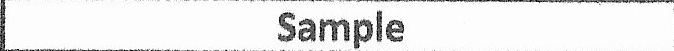
#> input picture resources/examples/example-table-cell-1-1.png, 674 x 51 px
$ python -i main.py   (imports and definitions only)
#> lines starting #> are read from the running program, lines starting #| are printed output that depends on the picture; after the words box and inside, x2 and y2 are one past the last pixel; in counts of white or black regions, pixels touching at a corner belong together
import cv2
import numpy as np
import pandas as pd
import pytesseract
from os import path
from collections import defaultdict


class ProcessScan:

    def __init__(self, file, ):
        self.file = file
        self.img = cv2.imread(file, 0)
#> self.img is the input picture: shape (51, 674); min 0, max 255, mean 237.3
        self.shape = self.img.shape
#> self.shape = (51, 674)
        self.column = 1
        self.data_dict = defaultdict(list)
        self.total_row = 1

    def ocr_pdf(self):

        # thresholding the image to a binary image
        thresh, img_bin = cv2.threshold(self.img, 128, 255, cv2.THRESH_BINARY | cv2.THRESH_OTSU)
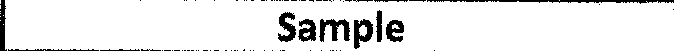
#> img_bin: shape (51, 674); 91.6% white; 75 black regions (62 under 20 px), largest, box (x1, y1, x2, y2) and area: (427, 0, 674, 4) 502, (319, 19, 350, 42) 383, (354, 19, 373, 49) 337
#> thresh = 169

        # inverting the image
        img_bin = 255 - img_bin
        cv2.imwrite('./data/cv_inverted.png', img_bin)

        # countcol(width) of kernel as 100th of total width
        kernel_len = np.array(self.img).shape[1] // 100
#> kernel_len = 6
        # Defining a vertical kernel to detect all vertical lines of image
        ver_kernel = cv2.getStructuringElement(cv2.MORPH_RECT, (1, kernel_len))
#> ver_kernel = [1, 1, 1, 1, 1, 1]
        # Defining a horizontal kernel to detect all horizontal lines of image
        hor_kernel = cv2.getStructuringElement(cv2.MORPH_RECT, (kernel_len, 1))
#> hor_kernel = [[1, 1, 1, 1, 1, 1]]
        # A kernel of 2x2
        kernel = cv2.getStructuringElement(cv2.MORPH_RECT, (2, 2))

        # Use vertical kernel to detect and save the vertical lines in a jpg
        image_1 = cv2.erode(img_bin, ver_kernel, iterations=3)
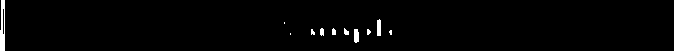
#> image_1: shape (51, 674); 1.3% white; 11 white regions (5 under 20 px), largest, box (x1, y1, x2, y2) and area: (0, 0, 5, 51) 200, (377, 19, 381, 36) 65, (354, 29, 359, 43) 64, (320, 28, 324, 36) 28, (344, 28, 349, 35) 25, (332, 28, 336, 35) 24
        vertical_lines = cv2.dilate(image_1, ver_kernel, iterations=3)
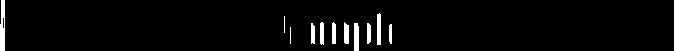
#> vertical_lines: shape (51, 674); 2.9% white; 11 white regions (2 under 20 px), largest, box (x1, y1, x2, y2) and area: (0, 0, 5, 51) 221, (354, 23, 359, 51) 137, (377, 13, 381, 45) 125

        image_2 = cv2.erode(img_bin, hor_kernel, iterations=3)
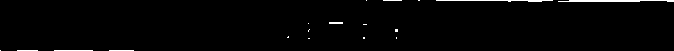
#> image_2: shape (51, 674); 1.4% white; 18 white regions (12 under 20 px), largest, box (x1, y1, x2, y2) and area: (558, 0, 674, 2) 194, (436, 0, 553, 2) 134, (54, 50, 93, 51) 39, (329, 22, 343, 24) 28, (109, 50, 134, 51) 25, (17, 50, 38, 51) 21
        horizontal_lines = cv2.dilate(image_2, hor_kernel, iterations=3)
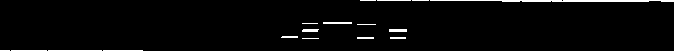
#> horizontal_lines: shape (51, 674); 2.7% white; 17 white regions (6 under 20 px), largest, box (x1, y1, x2, y2) and area: (430, 0, 674, 2) 400, (323, 22, 352, 24) 58, (389, 29, 407, 32) 54

        img_vh = cv2.addWeighted(vertical_lines, 2, horizontal_lines, 2, 0.0)
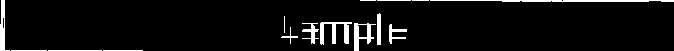
#> img_vh: shape (51, 674); 5.4% white; 15 white regions (3 under 20 px), largest, box (x1, y1, x2, y2) and area: (430, 0, 674, 2) 400, (320, 22, 352, 45) 322, (354, 23, 376, 51) 252
        # Eroding and thesholding the image
        img_vh = cv2.erode(~img_vh, kernel, iterations=2)
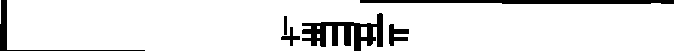
#> img_vh: shape (51, 674); 90.2% white; 6 black regions
        thresh, img_vh = cv2.threshold(img_vh, 128, 255, cv2.THRESH_BINARY | cv2.THRESH_OTSU)
#> thresh = 0
        cv2.imwrite("./data/img_vh.jpg", img_vh)

        im = cv2.imread("./data/img_vh.jpg")
#> im: shape (51, 674, 3); min 0, max 255, mean 230
        imgray = cv2.cvtColor(im, cv2.COLOR_BGR2GRAY)
        ret, thresh = cv2.threshold(imgray, 127, 255, 0)

        '''Detect contours for following box detection '''

        contours, hierarchy = cv2.findContours(thresh, cv2.RETR_LIST, cv2.CHAIN_APPROX_SIMPLE)
#> contours = 8 contours, 3 with area under 20; largest, box (x1, y1, x2, y2) and area: (7, 0, 674, 51) 30386, (388, 23, 410, 47) 290, (280, 26, 301, 47) 154, (283, 15, 288, 36) 78, (361, 27, 367, 37) 45

        ctr_filtered = []

        for c in contours:
            x, y, w, h = cv2.boundingRect(c)

            if 'RM' in self.file:
                self.column = 6
                contours_conditions = 10 < w < self.img.shape[1] / 2 and 10 < h < self.shape[0]
            else:
                self.column = 3
                contours_conditions = 0 < w < self.img.shape[1] and self.img.shape[0] / 15 < h < self.img.shape[
                    0] * 0.81

            if contours_conditions:
                ctr_filtered.append(c)
#> this loop made 8 passes
#> (c, x, y, w, h, contours_conditions) on passes 1, 2, 4, 8: ([[317, 34], [317, 37], [319, 37], [319, 34]], 317, 34, 3, 4, True), ([[361, 27], [361, 36], [366, 36], [366, 27]], 361, 27, 6, 10, True), ([[317, 26], [317, 28], [319, 28], [319, 26]], 317, 26, 3, 3, False), ([[0, 0], [0, 23]], 0, 0, 1, 24, True)
#> (x, y, w, h, contours_conditions) on passes 3, 5, 6, 7: (280, 26, 21, 21, True), (388, 23, 22, 24, True), (283, 15, 5, 21, True), (7, 0, 667, 51, False)
#> after the loop, ctr_filtered = 6 contours, 2 with area under 20; largest, box (x1, y1, x2, y2) and area: (388, 23, 410, 47) 290, (280, 26, 301, 47) 154, (283, 15, 288, 36) 78, (361, 27, 367, 37) 45

        ctr_arr = np.ones(shape=(len(ctr_filtered), 4), dtype=int)
#> ctr_arr = [[1, 1, 1, 1], [1, 1, 1, 1], [1, 1, 1, 1], [1, 1, 1, 1], [1, 1, 1, 1], [1, 1, 1, 1]]

        self.total_row = int(len(ctr_arr) / self.column)
#> self.total_row = 2

        for idx, c in enumerate(ctr_filtered):
            x, y, w, h = cv2.boundingRect(c)
            ctr_arr[idx] = [x, y, w, h]
#> this loop made 6 passes
#> after the loop, ctr_arr = [[317, 34, 3, 4], [361, 27, 6, 10], [280, 26, 21, 21], [388, 23, 22, 24], [283, 15, 5, 21], [0, 0, 1, 24]]

        ctr_arr = ctr_arr[np.argsort(ctr_arr[:, 0])]
#> ctr_arr = [[0, 0, 1, 24], [280, 26, 21, 21], [283, 15, 5, 21], [317, 34, 3, 4], [361, 27, 6, 10], [388, 23, 22, 24]]

        if 'RM' not in self.file:
            ctr_arr[-self.total_row:, [1, 3]] = ctr_arr[:self.total_row, [1, 3]]

        data_dict = defaultdict(list)

        for i in range(self.column):
            column = ctr_arr[:self.total_row]
            column = column[np.argsort(column[:, 1])]
            for row in column:
                x, y, w, h = row
                image_crop = self.img[y:y + h, x:x + w]
                cv2.imshow('img', image_crop)
                cv2.waitKey()
                data_text = pytesseract.image_to_string(image_crop).strip()
                data_dict[i].append(data_text)
            ctr_arr = ctr_arr[self.total_row:]
#> this loop made 1 pass
#> column on pass 1: [[0, 0, 1, 24], [280, 26, 21, 21]]
#> after the loop, ctr_arr = [[0, 0, 1, 24], [280, 26, 21, 21], [283, 15, 5, 21], [317, 34, 3, 4], [361, 0, 6, 24], [388, 26, 22, 21]]
        df_data = pd.DataFrame.from_dict(data_dict)
        df_data.to_csv(path.join(path.split(self.file)[0], 'output.csv'), mode='a')

#> (the run stopped early here; a loop or call above may not have finished)

$ run again, on resources/examples/example-table.png
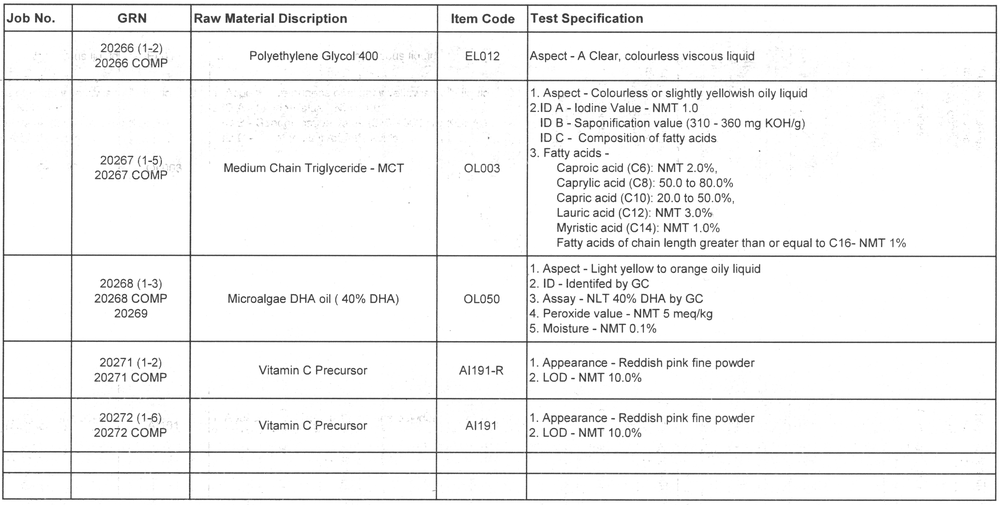
#> input picture resources/examples/example-table.png, 1000 x 505 px, shrunk from 5822 x 2943 before the run
#> in __init__, self.img is the input picture: shape (505, 1000); min 20, max 255, mean 242.2
#> in ocr_pdf, `thresh, img_bin = cv2.threshold(self.img, 128, 255, cv2.THRESH_BINARY ..`:
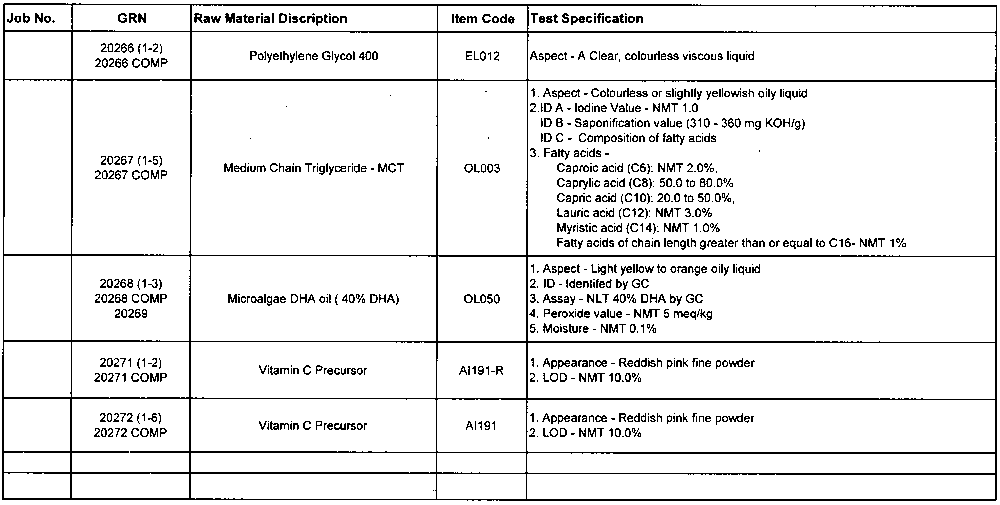
#> img_bin: shape (505, 1000); 92.1% white; black in thin lines or dots
#> in ocr_pdf, `thresh, img_bin = cv2.threshold(self.img, 128, 255, cv2.THRESH_BINARY ..`: thresh = 184
#> image_1: shape (505, 1000); 0.85% white in thin lines or dots
#> vertical_lines: shape (505, 1000); 0.94% white in thin lines or dots
#> image_2: shape (505, 1000); 2.6% white in thin lines or dots
#> horizontal_lines: shape (505, 1000); 2.8% white in thin lines or dots
#> in ocr_pdf, `img_vh = cv2.erode(~img_vh, kernel, iterations=2)`:
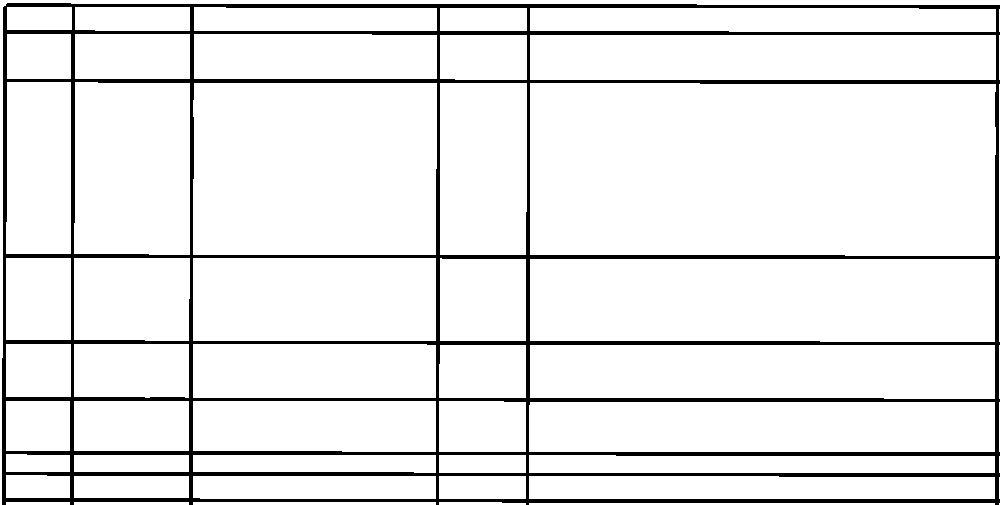
#> img_vh: shape (505, 1000); 91.6% white; 1 black region
#> in ocr_pdf, `thresh, img_vh = cv2.threshold(img_vh, 128, 255, cv2.THRESH_BINARY | c..`: thresh = 0
#> contours = 55 contours, 9 with area under 20; largest, box (x1, y1, x2, y2) and area: (530, 83, 996, 256) 79234, (193, 83, 437, 255) 41389, (530, 259, 995, 342) 37758, (530, 345, 995, 399) 24238, (529, 402, 995, 452) 22782
#> the loop in ocr_pdf, `for c in contours:` made 55 passes
#> (c, x, y, w, h, contours_conditions) on passes 1, 2, 4, 5, 6, 7: ([[999, 503], [999, 504]], 999, 503, 1, 2, False), ([[529, 503], [529, 504], [994, 504], [994, 503]], 529, 503, 466, 2, False), ([[193, 502], [193, 504], [435, 504], [435, 502]], 193, 502, 243, 3, False), ([[74, 502], [74, 504], [188, 504], [188, 502]], 74, 502, 115, 3, False), ([[6, 502], [6, 504], [69, 504], [69, 502]], 6, 502, 64, 3, False), ([[999, 477], [999, 498]], 999, 477, 1, 22, False)
#> after the loop in ocr_pdf, `for c in contours:`: ctr_filtered = 30 contours, 5 with area under 20; largest, box (x1, y1, x2, y2) and area: (530, 83, 996, 256) 79234, (193, 83, 437, 255) 41389, (530, 259, 995, 342) 37758, (530, 345, 995, 399) 24238, (529, 402, 995, 452) 22782
#> in ocr_pdf, `ctr_arr = np.ones(shape=(len(ctr_filtered), 4), dtype=int)`: ctr_arr = 30 rows, first 6: [1, 1, 1, 1], [1, 1, 1, 1], [1, 1, 1, 1], [1, 1, 1, 1], [1, 1, 1, 1], [1, 1, 1, 1]
#> self.total_row = 10
#> the loop in ocr_pdf, `for idx, c in enumerate(ctr_filtered):` made 30 passes
#> (x, y, w, h) on passes 2, 3, 4, 8, 9, 10, 11, 14: (529, 402, 466, 50), (439, 401, 87, 51), (193, 401, 243, 51), (530, 345, 465, 54), (439, 345, 87, 53), (193, 344, 243, 54), (74, 344, 115, 54), (530, 259, 465, 83)
#> after the loop in ocr_pdf, `for idx, c in enumerate(ctr_filtered):`: ctr_arr = 30 rows, first 6: [999, 402, 1, 50], [529, 402, 466, 50], [439, 401, 87, 51], [193, 401, 243, 51], [74, 401, 115, 50], [6, 401, 64, 50]
#> in ocr_pdf, `ctr_arr = ctr_arr[np.argsort(ctr_arr[:, 0])]`: ctr_arr = 30 rows, first 6: [6, 401, 64, 50], [6, 344, 65, 53], [6, 82, 65, 172], [6, 258, 65, 82], [7, 34, 64, 45], [74, 82, 116, 173]
